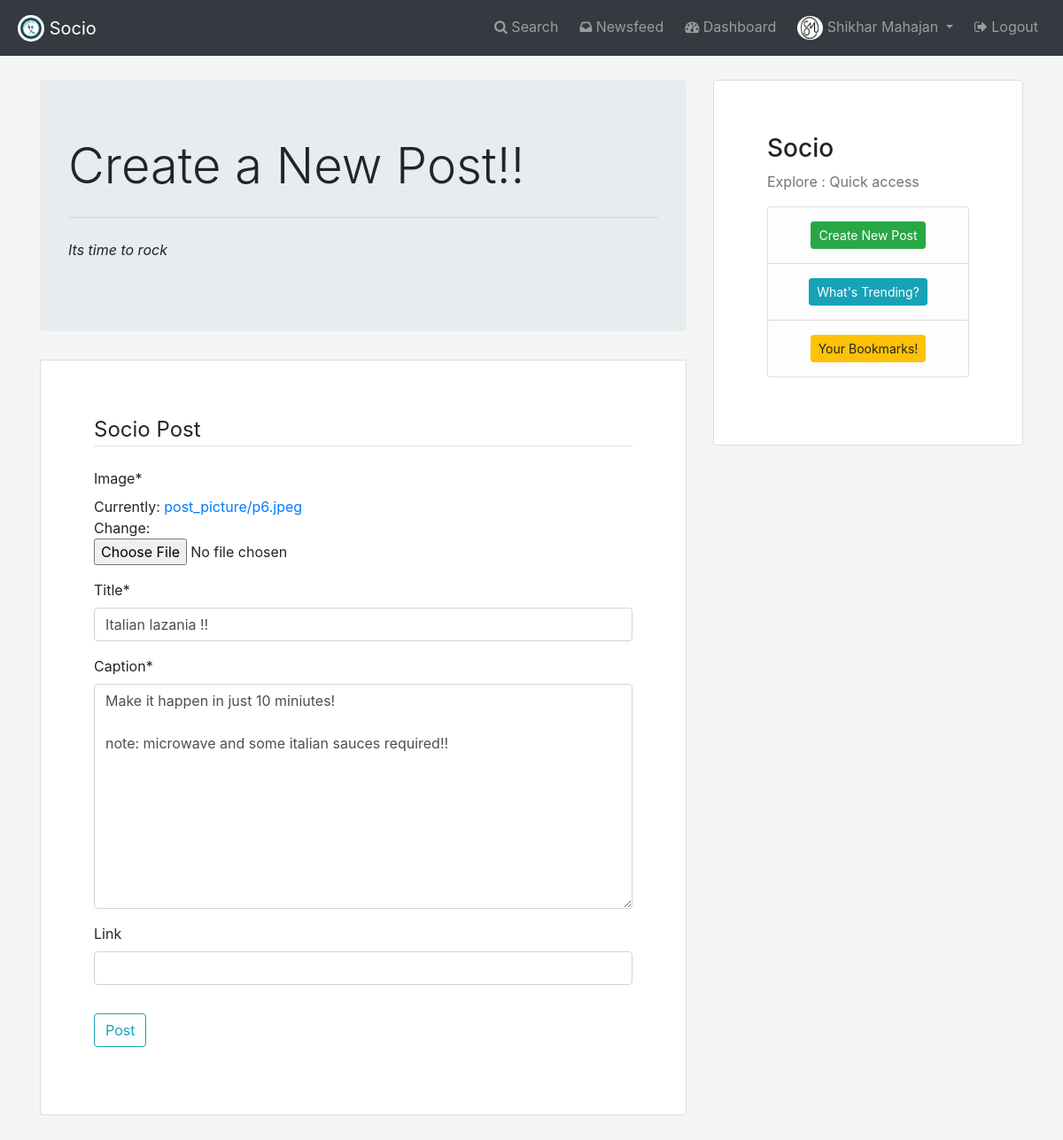
The app's page /post/26/update/ (signed in) with its own data.
### socio/models.py (models this page shows, shortened)
class Profile(models.Model):
	user=models.OneToOneField(User, on_delete=models.CASCADE)
	profile_image=models.ImageField(default="default.png",upload_to="profile_pics")

class Post(models.Model):
	image=models.ImageField(default="default_foo.png",upload_to="post_picture")
	title=models.CharField(max_length=100)
	caption=models.TextField()
	link=models.URLField(blank=True,default="")
	likes=models.ManyToManyField(User,related_name='likes',blank=True)
	favorites=models.ManyToManyField(User,related_name='favorites',blank=True)
	date_posted=models.DateTimeField(default=timezone.now)
	author=models.ForeignKey(User , on_delete=models.CASCADE)

### socio/views.py (the view, shortened to what this page needs)
# urls.py: path('post/<int:pk>/update/', PostUpdateView.as_view(), name='post-update'),
class PostUpdateView(LoginRequiredMixin, UserPassesTestMixin, UpdateView):
    model = Post
    fields = ['image','title', 'caption','link']
    success_url = '/dashboard'
    def test_func(self):
        post = self.get_object()
        if self.request.user == post.author:
            return True
        return False

### socio/templates/socio/post_form.html (shortened to what this page needs)
{% extends "socio/base.html" %}
{% load crispy_forms_tags %}
{% block content %}
<div class="jumbotron">
  <h1 class="display-4">Create a New Post!!</h1>
  <hr class="my-4">
  <p><i>Its time to rock</i></p>
</div>
    <div class="content-section">
        <form method="POST" enctype="multipart/form-data">
            <fieldset class="form-group" >
                <legend class="border-bottom mb-4">Socio Post</legend>
                {{ form|crispy }}
            </fieldset>
            <div class="form-group">
                <button class="btn btn-outline-info" type="submit">Post</button>
            </div>
        </form>
    </div>
{% endblock content %}

### socio/templates/socio/base.html (shortened to what this page needs)
{% load static %}
<!DOCTYPE html>
<html lang="en">
<head>
  <link rel="stylesheet" type="text/css" href="{% static 'socio/base.css'%}">
  <link rel="stylesheet" href="https://stackpath.bootstrapcdn.com/bootstrap/4.5.0/css/bootstrap.min.css"
>
  <link rel="stylesheet" href="https://cdnjs.cloudflare.com/ajax/libs/font-awesome/4.7.0/css/font-awesome.min.css">
</head>
<body style="background: #F5F5F5;">
<nav class="navbar fixed-top navbar-expand-lg navbar-dark bg-dark">
  <a class="navbar-brand nul"
  {% if user.is_authenticated %}
  href="{% url 'socio-feed' %}"
  {% endif %}>
  <img src="/static/images/sociologo.png" width="30" height="30" class="d-inline-block align-top rounded-circle " style="background-color: white" alt="display logo">
  Socio</a>
  <div class="collapse navbar-collapse" id="navbarSupportedContent">
    <ul class="nav navbar-nav navbar-right">
      {% if user.is_authenticated %}
      <li class="nav-item nul">
        <a class="nav-link" href="{% url 'socio-filter' %}"><i class="fa fa-search" aria-hidden="true"></i> Search</a>
      </li>
      <li class="nav-item nul">
        <a class="nav-link" href="{% url 'socio-feed' %}"><i class="fa fa-inbox" aria-hidden="true"></i> Newsfeed</a>
      </li>
      <li class="nav-item nul">
        <a class="nav-link" href="{% url 'socio-dashboard' %}"><i class="fa fa-tachometer" aria-hidden="true"></i> Dashboard</a>
      </li>
      <li class="nav-item dropdown nul">
        <a class="nav-link dropdown-toggle" href="#" id="navbarDropdown" role="button" data-toggle="dropdown" aria-haspopup="true" aria-expanded="false">
          <img src="{{ user.profile.profile_image.url }}" width="29" height="27" class="rounded-circle" alt="display logo">
          {{ user.first_name|capfirst }} {{ user.last_name|capfirst }}
        </a>
        </li>
          <li class="nav-item nul" >
          <a class="nav-link" href="{% url 'logout' %}"><i class="fa fa-sign-out" aria-hidden="true"></i> Logout</a>
        </li>
        {% endif %}
        </ul>
    </div>
</nav>
  <div class="container">
    <div class="row">
    <div class="col-sm-8">
      {% block content %}{% endblock %}
    </div>
    {% if user.is_authenticated %}
    <div class="col-md-4">
          <div class="content-section">
            <h3>Socio</h3>
            <p class='text-muted'>Explore : Quick access
              <ul class="list-group">
                <li class="list-group-item list-group-item-light" style="text-align: center;">
            <a class="btn btn-success btn-sm mt-1 mb-1"
            href="{% url 'post-create'%}">Create New Post</a></li>
                <li class="list-group-item list-group-item-light" style="text-align: center;">
            <a class="btn btn-info btn-sm mt-1 mb-1"
            href="{% url 'socio-trending'%}">What's Trending?</a>
                </li>
                <li class="list-group-item list-group-item-light" style="text-align: center;"><a class="btn btn-warning btn-sm mt-1 mb-1" href="{% url 'socio-bookmark'%}">Your Bookmarks!</a></li>
              </ul>
            </p>
          </div>
        </div>
    </div>
    {% endif %}
    </div>
</body>
</html>

### socio/static/socio/base.css (style rules this page uses)
body { font: 400 15px Lato, sans-serif; line-height: 1.8; }
.container { padding: 90px 60px; }
.content-section { background: #ffffff; padding-left: 50px; padding: 60px 60px; border: 1px solid #dddddd; border-radius: 3px; margin-bottom: 20px; }

### socio/templates/socio/base.html (style rules this page uses)
.nul { padding: 2px 4px; }

### records on screen
Post: title "Italian lazania !!", caption "Make it happen in just 10 miniutes! note: microwave and some italian sauces required!!"

### other values on screen
{{ user.first_name|capfirst }} "Shikhar"
{{ user.last_name|capfirst }} "Mahajan"
